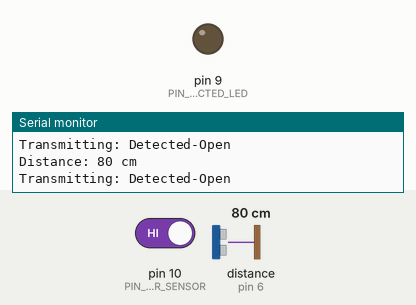
This sketch was run on a simulated Arduino Pro Mini, built with avr-gcc and run on an emulated ATmega328P. Parts: output pins drawn as LEDs (lit = HIGH), the last lines printed to the serial monitor. Wiring (inferred from the names in the program): ultrasonic range finder: trigger pin 5; echo pin 6. Inputs (shaded band) come from the test bench; at power-on: distance to the obstacle (sensor on pin 6) 80 cm, pin 10 (PIN_GARAGE_DOOR_SENSOR) HIGH. The echo pulse lasts 58.3 µs per cm; no radio packets arrive unless stated; pins used as bus, display or sensor lines are not drawn.

Above: at 6.5 s.
6.6 s: distance to the obstacle (sensor on pin 6) set to 76 cm
9.6 s: distance to the obstacle (sensor on pin 6) set to 84 cm
At 11.5 s:
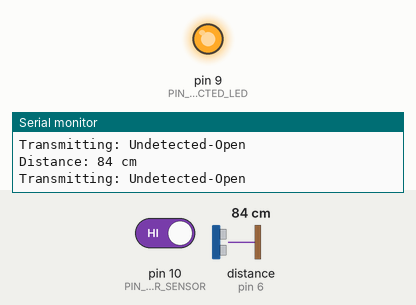
12.6 s: distance to the obstacle (sensor on pin 6) set to 2 cm
At 14.2 s:
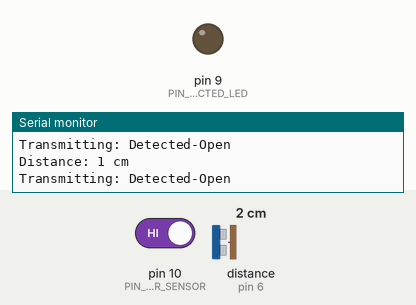
14.5 s: distance to the obstacle (sensor on pin 6) set to 120 cm
At 15.7 s:
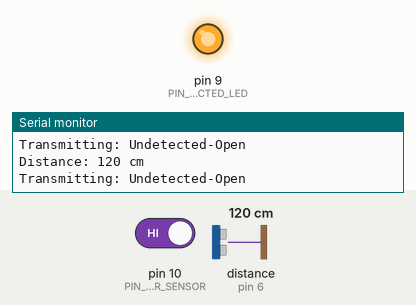
Timing chart, 0 to 17.5 s (numbered marks = the images above; inputs shaded):
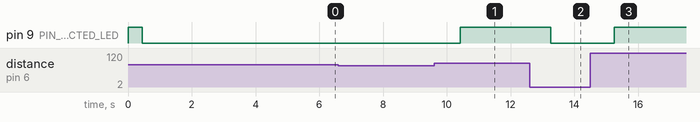

Measured:
- the behaviour switches between 80 and 81 cm on distance to the obstacle (sensor on pin 6) (found by bisection; images 0 and 1)
- after the input at 9.6 s, pin 9 (PIN_VEHICLE_DETECTED_LED): LOW → HIGH after 0.83 s
- after the input at 12.6 s, pin 9 (PIN_VEHICLE_DETECTED_LED): HIGH → LOW after 0.65 s
- after the input at 14.5 s, pin 9 (PIN_VEHICLE_DETECTED_LED): LOW → HIGH after 0.74 s

The sketch:

GarageSensor.ino
```cpp
// Garage Sensor - for use with Vehicle Controller
// Author: Douglas Krahmer
// Created: 2022-10-27

#include <VirtualWire.h>

// Settings
const unsigned long DETECT_VEHICLE_DISTANCE_MIN_CM = 0UL;
const unsigned long DETECT_VEHICLE_DISTANCE_MAX_CM = 80UL;
const int DETECT_VEHICLE_CONSECUTIVE_READINGS = 5; // number of consecutive identical readings required to change state
const int DETECT_GARAGE_DOOR_CONSECUTIVE_READINGS = 5; // number of consecutive identical readings required to change state
const int RF_BPS = 4800;
const int LOOP_DELAY_MS = 100;
const char *VEHICLE_DETECTED_MESSAGE = "Detected";
const char *VEHICLE_NOT_DETECTED_MESSAGE = "Undetected";
const char *GARAGE_DOOR_OPEN_MESSAGE = "Open";
const char *GARAGE_DOOR_CLOSED_MESSAGE = "Closed";
const char MESSAGE_SEPARATOR_CHAR = '-';

// Pin assignment
const int PIN_GARAGE_DOOR_SENSOR = 10;
const int PIN_PING = 5; // Trigger Pin of Ultrasonic Sensor - https://electropeak.com/learn/interfacing-us-100-ultrasonic-distance-sensor-with-arduino/
const int PIN_PONG = 6; // Echo Pin of Ultrasonic Sensor

const int PIN_RF_TX = 4;       // RF send signal pin
const int PIN_STATUS_LED = 13; // Built-in to Arduino Pro Mini
const int PIN_VEHICLE_DETECTED_LED = 9;
const int PIN_GARAGE_DOOR_OPEN_LED = PIN_STATUS_LED;

// Calculated constants
// prevent detection from taking a long time when out of range (x5 to wait for ping and echo to complete)
const unsigned long DISTANCE_ECHO_TIMEOUT = DETECT_VEHICLE_DISTANCE_MAX_CM * 5 * 29 * 2;

// Global
bool _isVehicleDetected = false;
bool _isGarageDoorOpen = false;
int _consecutiveVehicleReadings = 0;
bool _lastRawIsVehicleDetected = false;
int _consecutiveGarageDoorReadings = 0;
bool _lastRawIsGarageDoorOpen = false;
char _buffer[40];

void setup()
{
  pinMode(PIN_GARAGE_DOOR_SENSOR, INPUT_PULLUP);

  pinMode(PIN_VEHICLE_DETECTED_LED, OUTPUT);
  digitalWrite(PIN_VEHICLE_DETECTED_LED, LOW);

  // Initialize ultrasonic sensor
  pinMode(PIN_PING, OUTPUT);
  pinMode(PIN_PONG, INPUT);
  digitalWrite(PIN_PING, LOW);

  // Initialize RF transmitter
  vw_set_tx_pin(PIN_RF_TX);
  vw_setup(RF_BPS); // Bits per sec

  Serial.begin(9600);
}

void loop()
{
  ReadSensors();

  // Serial.print("Is vehicle in garage: ");
  // Serial.println(_isVehicleDetected ? "Yes" : "No");

  // int distanceCm = GetDistance();
  // Serial.print("Distance: ");
  // Serial.print(distanceCm);
  // Serial.println(" cm");

  snprintf(_buffer, sizeof(_buffer), "%s%c%s",
          _isVehicleDetected ? VEHICLE_DETECTED_MESSAGE : VEHICLE_NOT_DETECTED_MESSAGE,
          MESSAGE_SEPARATOR_CHAR,
          _isGarageDoorOpen ? GARAGE_DOOR_OPEN_MESSAGE : GARAGE_DOOR_CLOSED_MESSAGE);

  if (_isGarageDoorOpen || _isVehicleDetected)
  {
    TransmitMessage(_buffer);
  }
  else
  {
    Serial.print("NOT transmitting: ");
    Serial.println(_buffer);
  }

  delay(LOOP_DELAY_MS);
}

void ReadSensors()
{
  bool isGarageDoorOpen = IsGarageDoorOpen();
  bool isVehicleDetected = IsVehicleDetected();

  // Update the status LEDs immediately for in-person sensor debugging.
  digitalWrite(PIN_GARAGE_DOOR_OPEN_LED, isGarageDoorOpen ? LOW : HIGH);
  digitalWrite(PIN_VEHICLE_DETECTED_LED, isVehicleDetected ? LOW : HIGH);
}

void TransmitMessage(char *message)
{
  Serial.print("Transmitting: ");
  Serial.println(message);
  vw_send((uint8_t *)message, strlen(message)); // send the message
  vw_wait_tx();                                 // Wait until the whole message is sent
}

bool IsGarageDoorOpen()
{
  bool rawIsGarageDoorOpen = digitalRead(PIN_GARAGE_DOOR_SENSOR) == HIGH;

  // Check if this reading matches the last reading
  if (rawIsGarageDoorOpen == _lastRawIsGarageDoorOpen)
  {
    // Same as last time, increment counter
    _consecutiveGarageDoorReadings++;
  }
  else
  {
    // Different from last time, reset counter
    _consecutiveGarageDoorReadings = 1;
    _lastRawIsGarageDoorOpen = rawIsGarageDoorOpen;
  }

  // Only change state if we've seen enough consecutive identical readings
  if (_consecutiveGarageDoorReadings >= DETECT_GARAGE_DOOR_CONSECUTIVE_READINGS && rawIsGarageDoorOpen != _isGarageDoorOpen)
  {
    _isGarageDoorOpen = rawIsGarageDoorOpen;
    Serial.print("Garage door state changed to: ");
    Serial.println(_isGarageDoorOpen ? "OPEN" : "CLOSED");
  }

  return _isGarageDoorOpen;
}

bool IsVehicleDetected()
{
  long distance_cm = GetDistance();
  bool rawIsVehicleDetected = distance_cm != -1 && distance_cm >= DETECT_VEHICLE_DISTANCE_MIN_CM && distance_cm <= DETECT_VEHICLE_DISTANCE_MAX_CM;

  // Check if this reading matches the last reading
  if (rawIsVehicleDetected == _lastRawIsVehicleDetected)
  {
    // Same as last time, increment counter
    _consecutiveVehicleReadings++;
  }
  else
  {
    // Different from last time, reset counter
    _consecutiveVehicleReadings = 1;
    _lastRawIsVehicleDetected = rawIsVehicleDetected;
  }

  // Only change state if we've seen enough consecutive identical readings
  if (_consecutiveVehicleReadings >= DETECT_VEHICLE_CONSECUTIVE_READINGS && rawIsVehicleDetected != _isVehicleDetected)
  {
    _isVehicleDetected = rawIsVehicleDetected;
    Serial.print("Vehicle detection changed to: ");
    Serial.println(_isVehicleDetected ? "DETECTED" : "NOT DETECTED");
  }

  return _isVehicleDetected;
}

long GetDistance()
{
  digitalWrite(PIN_PING, HIGH);
  delayMicroseconds(10);
  digitalWrite(PIN_PING, LOW);
  long duration = pulseIn(PIN_PONG, HIGH, DISTANCE_ECHO_TIMEOUT);
  long distanceCm = duration / 29 / 2;

  Serial.print("Distance: ");
  Serial.print(distanceCm);
  Serial.println(" cm");

  // Note: 0 distance = timeout (beyond max distance)
  return distanceCm == 0 ? -1 : distanceCm;
}
```
